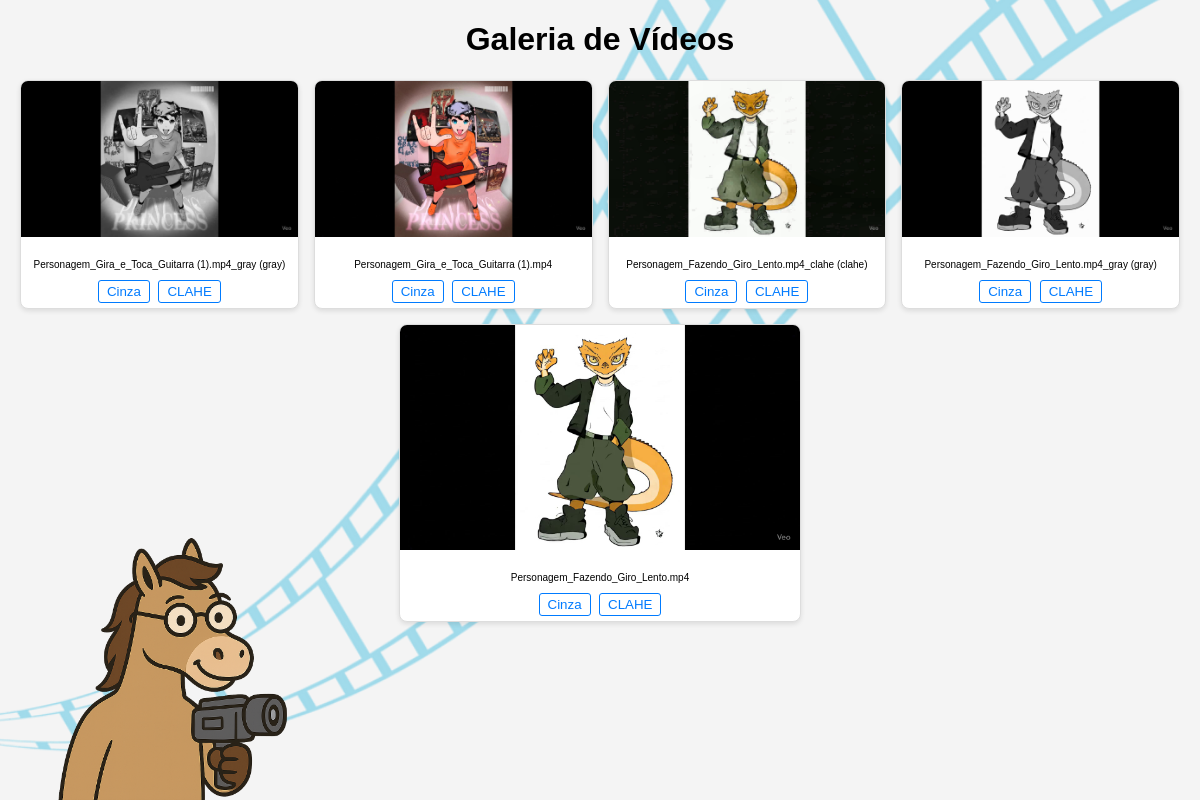
The page / on the database its author committed.
### tables this page shows
CREATE TABLE videos (
            id TEXT PRIMARY KEY,
            original_name TEXT,
            original_ext TEXT,
            mime_type TEXT,
            size_bytes INTEGER,
            duration_sec REAL,
            fps REAL,
            width INTEGER,
            height INTEGER,
            filter TEXT,
            original_video_id TEXT,
            created_at TIMESTAMP DEFAULT CURRENT_TIMESTAMP,
            path_original TEXT,
            path_processed TEXT,
            FOREIGN KEY(original_video_id) REFERENCES videos(id)
        );

### server/server.py (the view)
@app.route("/")
def gallery():
    with sqlite3.connect(DB) as conn:
        rows = conn.execute("""
            SELECT id, original_name, path_original, filter
            FROM videos ORDER BY created_at DESC""").fetchall()
    videos = []
    for r in rows:
        uid, name, path_orig, filter_name = r
        video_dir = os.path.dirname(os.path.dirname(path_orig))
        video_path = os.path.relpath(path_orig, BASE_DIR)
        if filter_name:
            thumb_name = f"thumb_{filter_name}.jpg"
        else:
            thumb_name = "thumb.jpg"
        thumb_dir = os.path.join(os.path.dirname(os.path.dirname(path_orig)), "thumbs")
        thumb_path = os.path.join(os.path.relpath(thumb_dir, BASE_DIR), thumb_name)
        display_name = f"{name} ({filter_name})" if filter_name else name
        videos.append((uid, display_name, video_path, thumb_path))
    return render_template("gallery.html", videos=videos)

### server/templates/gallery.html (shortened to what this page needs)
<!DOCTYPE html>
<html>
<head>
</head>
<body>
    <h1>Galeria de Vídeos</h1>
    <div class="gallery">
        {% for v in videos %}
        <div class="video-card">
            <a href="{{ url_for('static', filename=v[2]) }}" target="_blank">
                <img src="{{ url_for('static', filename=v[3]) }}" alt="{{ v[1] }}">
            </a>
            <p>{{ v[1] }}</p>
            <div class="filter-buttons">
                <button class="filter-button" onclick="window.location.href='/apply_filter/{{v[0]}}/gray'">Cinza</button>
                <button class="filter-button" onclick="window.location.href='/apply_filter/{{v[0]}}/clahe'">CLAHE</button>
            </div>
        </div>
        {% endfor %}
    </div>
    <img src="{{ url_for('static', filename='static/client/cavaloo.png') }}" alt="Cavalo" style="position: fixed; left: 20px; bottom: -20px; width: 300px; height: auto; z-index: 100;">
</body>
</html>
</html>

### server/templates/gallery.html (style rules this page uses)
body { font-family: Arial, sans-serif; background: #f4f4f4; margin: 20px; }
h1 { text-align: center; }
.gallery { display: flex; flex-wrap: wrap; gap: 15px; justify-content: center; }
.video-card { background: white; border: 1px solid #ddd; border-radius: 8px; overflow: hidden; width: 100%; max-width: 400px; min-width: 240px; flex: 1 1 240px; text-align: center; box-shadow: 0 2px 5px rgba(0,0,0,0.1); }
.video-card img { width: 100%; height: auto; display: block; }
.video-card p { margin: 10px 10; font-size: 10px; }
.video-card a { display: inline-block; margin-bottom: 8px; text-decoration: none; color: #007BFF; }
.filter-buttons { margin: 5px 0; }
.filter-button { padding: 3px 8px; margin: 0 2px; border: 1px solid #007BFF; border-radius: 3px; background: white; color: #007BFF; cursor: pointer; }

### rows shown on the page
videos: shows a picture, original_name "Personagem_Gira_e_Toca_Guitarra (1).mp4_gray (gray)"
videos: shows a picture, original_name "Personagem_Gira_e_Toca_Guitarra (1).mp4"
videos: shows a picture, original_name "Personagem_Fazendo_Giro_Lento.mp4_clahe (clahe)"
videos: shows a picture, original_name "Personagem_Fazendo_Giro_Lento.mp4_gray (gray)"
videos: shows a picture, original_name "Personagem_Fazendo_Giro_Lento.mp4"
